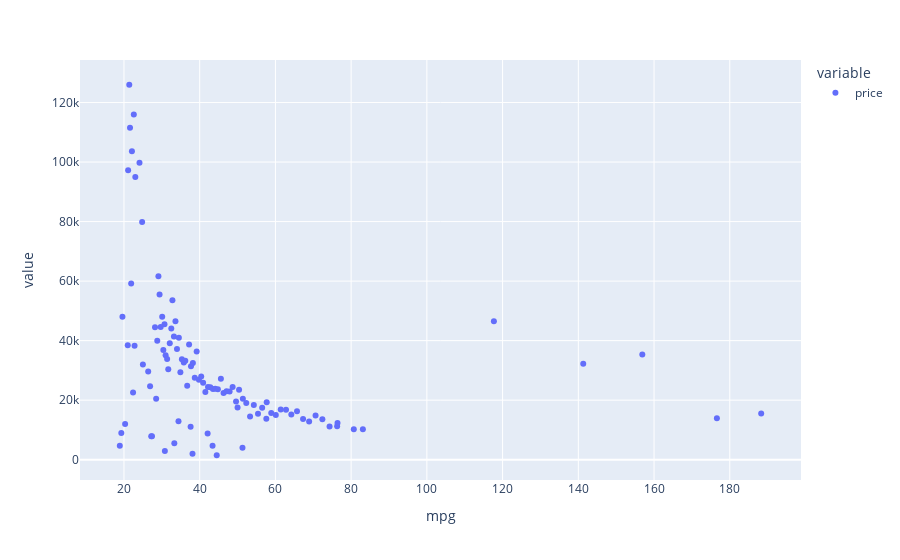

The cell this chart's notebook holds for it:
### Markdown cell above
From the above graph we can see that the price of the car decreases as the distance the car was used for increases. No car is priced more than 20k after a distance of 100k,

### Code cell
price_mpg = pd.DataFrame(audi_df[['mpg','price']].groupby('mpg').mean())
px.scatter(price_mpg)
